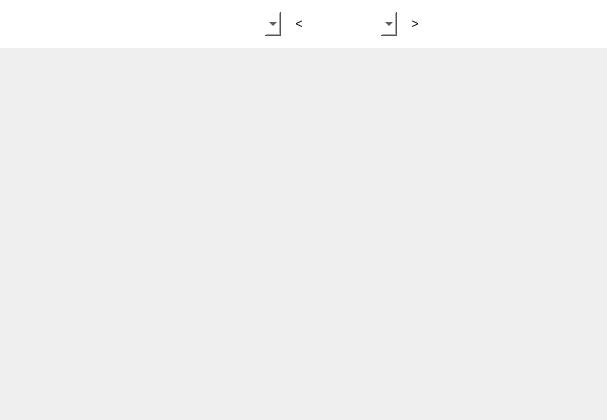
<?xml version="1.0" encoding="UTF-8"?>
<ui version="4.0">
 <class>FnCalenderList</class>
 <widget class="QWidget" name="FnCalenderList">
  <property name="geometry">
   <rect>
    <x>0</x>
    <y>0</y>
    <width>607</width>
    <height>420</height>
   </rect>
  </property>
  <property name="windowTitle">
   <string>Form</string>
  </property>
  <layout class="QVBoxLayout" name="verticalLayout">
   <property name="leftMargin">
    <number>0</number>
   </property>
   <property name="topMargin">
    <number>0</number>
   </property>
   <property name="rightMargin">
    <number>0</number>
   </property>
   <property name="bottomMargin">
    <number>0</number>
   </property>
   <item>
    <widget class="QWidget" name="wgtTop" native="true">
     <property name="minimumSize">
      <size>
       <width>0</width>
       <height>48</height>
      </size>
     </property>
     <property name="maximumSize">
      <size>
       <width>16777215</width>
       <height>48</height>
      </size>
     </property>
     <property name="styleSheet">
      <string notr="true">QWidget{
 
	font: 12pt &quot;新宋体&quot;;
}
QComboBox
{
   
	background-color: rgb(255, 255, 255);
    height:24px;
    border:none;
}
#wgtTop
{
   
	background-color: rgb(255, 255, 255);
}
QPushButton{
   
	background-color: rgba(255, 255, 255, 0);
    border:none;
    width:24px;
    height:24px;
}
QPushButton::hover{
   
	background-color: rgb(197, 197, 197);
    border:none;
    width:24px;
    height:24px;
}</string>
     </property>
     <layout class="QHBoxLayout" name="horizontalLayout">
      <item>
       <spacer name="horizontalSpacer_2">
        <property name="orientation">
         <enum>Qt::Horizontal</enum>
        </property>
        <property name="sizeHint" stdset="0">
         <size>
          <width>40</width>
          <height>20</height>
         </size>
        </property>
       </spacer>
      </item>
      <item>
       <widget class="QComboBox" name="cbbYear">
        <property name="minimumSize">
         <size>
          <width>100</width>
          <height>0</height>
         </size>
        </property>
       </widget>
      </item>
      <item>
       <widget class="QPushButton" name="btnPreMonth">
        <property name="text">
         <string>&lt;</string>
        </property>
       </widget>
      </item>
      <item>
       <widget class="QComboBox" name="cbbMonth">
        <property name="minimumSize">
         <size>
          <width>80</width>
          <height>0</height>
         </size>
        </property>
       </widget>
      </item>
      <item>
       <widget class="QPushButton" name="btnNextMonth">
        <property name="text">
         <string>&gt;</string>
        </property>
       </widget>
      </item>
      <item>
       <spacer name="horizontalSpacer">
        <property name="orientation">
         <enum>Qt::Horizontal</enum>
        </property>
        <property name="sizeHint" stdset="0">
         <size>
          <width>162</width>
          <height>20</height>
         </size>
        </property>
       </spacer>
      </item>
     </layout>
    </widget>
   </item>
   <item>
    <spacer name="verticalSpacer">
     <property name="orientation">
      <enum>Qt::Vertical</enum>
     </property>
     <property name="sizeHint" stdset="0">
      <size>
       <width>20</width>
       <height>363</height>
      </size>
     </property>
    </spacer>
   </item>
  </layout>
 </widget>
 <resources/>
 <connections/>
</ui>
